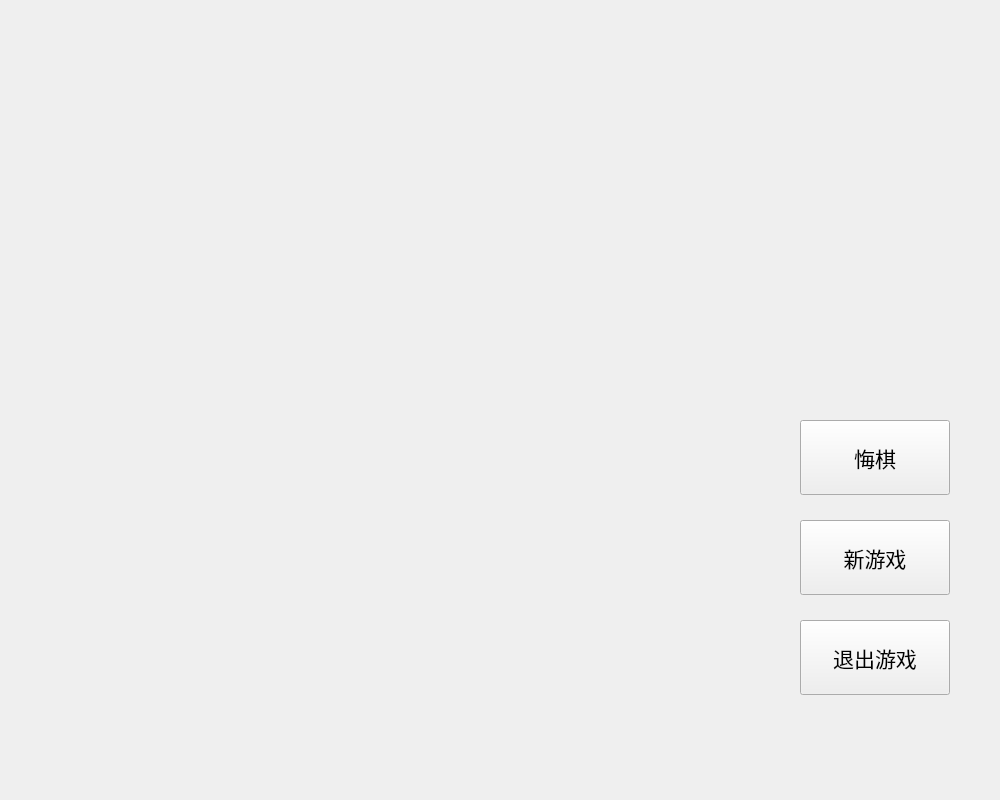
<?xml version="1.0" encoding="UTF-8"?>
<ui version="4.0">
 <class>GameWin</class>
 <widget class="QWidget" name="GameWin">
  <property name="geometry">
   <rect>
    <x>0</x>
    <y>0</y>
    <width>1000</width>
    <height>800</height>
   </rect>
  </property>
  <property name="minimumSize">
   <size>
    <width>1000</width>
    <height>800</height>
   </size>
  </property>
  <property name="maximumSize">
   <size>
    <width>1000</width>
    <height>800</height>
   </size>
  </property>
  <property name="windowTitle">
   <string>Form</string>
  </property>
  <widget class="QLabel" name="chessboard">
   <property name="geometry">
    <rect>
     <x>0</x>
     <y>0</y>
     <width>800</width>
     <height>800</height>
    </rect>
   </property>
   <property name="font">
    <font>
     <pointsize>64</pointsize>
     <weight>75</weight>
     <bold>true</bold>
    </font>
   </property>
   <property name="text">
    <string/>
   </property>
   <property name="textFormat">
    <enum>Qt::AutoText</enum>
   </property>
   <property name="alignment">
    <set>Qt::AlignCenter</set>
   </property>
  </widget>
  <widget class="QStackedWidget" name="stackedWidget">
   <property name="geometry">
    <rect>
     <x>750</x>
     <y>0</y>
     <width>250</width>
     <height>800</height>
    </rect>
   </property>
   <property name="minimumSize">
    <size>
     <width>250</width>
     <height>800</height>
    </size>
   </property>
   <property name="maximumSize">
    <size>
     <width>250</width>
     <height>800</height>
    </size>
   </property>
   <widget class="QWidget" name="page">
    <widget class="QPushButton" name="back_btn">
     <property name="geometry">
      <rect>
       <x>50</x>
       <y>420</y>
       <width>150</width>
       <height>75</height>
      </rect>
     </property>
     <property name="font">
      <font>
       <family>Agency FB</family>
       <pointsize>16</pointsize>
      </font>
     </property>
     <property name="text">
      <string>悔棋</string>
     </property>
    </widget>
    <widget class="QPushButton" name="new_btn">
     <property name="geometry">
      <rect>
       <x>50</x>
       <y>520</y>
       <width>150</width>
       <height>75</height>
      </rect>
     </property>
     <property name="font">
      <font>
       <family>Agency FB</family>
       <pointsize>16</pointsize>
      </font>
     </property>
     <property name="text">
      <string>新游戏</string>
     </property>
    </widget>
    <widget class="QPushButton" name="exit_btn">
     <property name="geometry">
      <rect>
       <x>50</x>
       <y>620</y>
       <width>150</width>
       <height>75</height>
      </rect>
     </property>
     <property name="font">
      <font>
       <family>Agency FB</family>
       <pointsize>16</pointsize>
      </font>
     </property>
     <property name="text">
      <string>退出游戏</string>
     </property>
    </widget>
    <widget class="QLabel" name="chess_label">
     <property name="geometry">
      <rect>
       <x>75</x>
       <y>100</y>
       <width>100</width>
       <height>100</height>
      </rect>
     </property>
     <property name="text">
      <string/>
     </property>
    </widget>
   </widget>
  </widget>
 </widget>
 <resources/>
 <connections/>
</ui>
